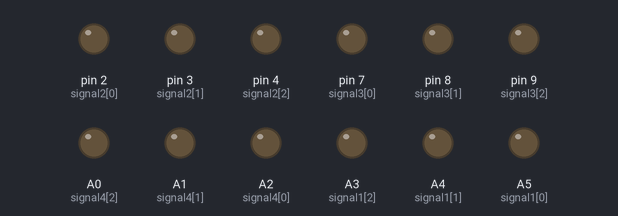
A sketch run on a simulated Arduino Uno, built with avr-gcc and run on an emulated ATmega328P. Shown: output pins drawn as LEDs (lit = HIGH).

Above: at 0.3 s.
At 4.1 s:
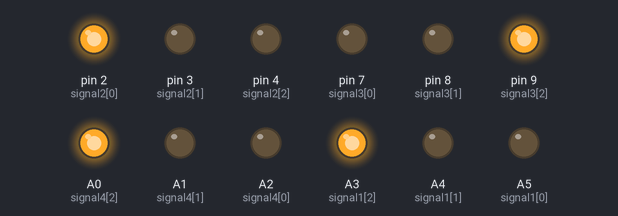
At 6.6 s:
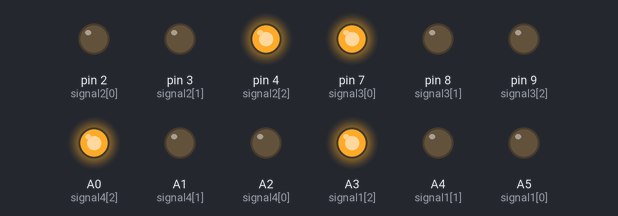
At 7.9 s:
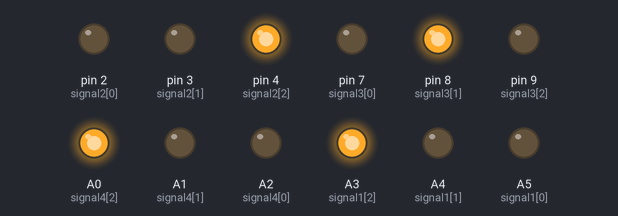
At 9.2 s:
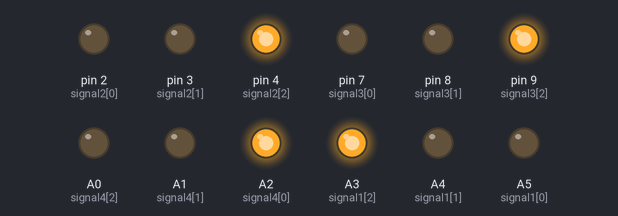
At 11.8 s:
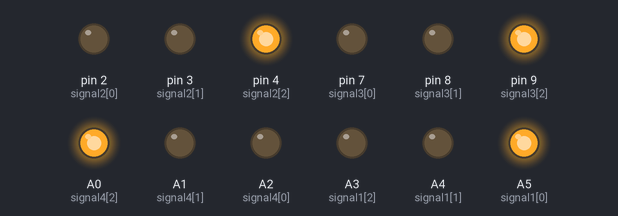
Timing chart, 0 to 13.3 s (numbered marks = the images above):
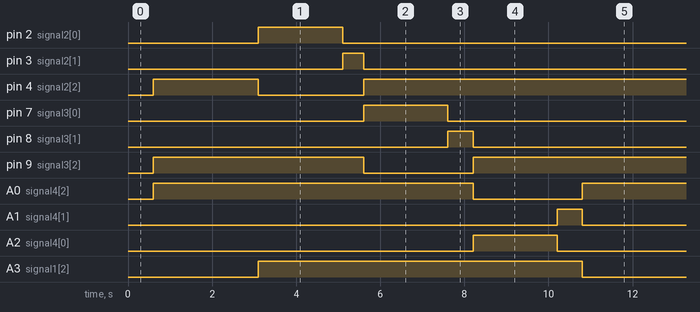

Measured:
- by itself, pin 2 (signal2[0]), pin 7 (signal3[0]), A5 (signal1[0]): alternates HIGH for 2.0 s and LOW for 8.2 s
- by itself, pin 3 (signal2[1]): alternates HIGH for 0.50 s and LOW for 9.7 s
- by itself, pin 4 (signal2[2]): repeats every 10.2 s: LOW 2.5 s, HIGH 7.7 s
- by itself, pin 8 (signal3[1]), A4 (signal1[1]): alternates HIGH for 0.50 s and LOW for 9.6 s
- by itself, pin 9 (signal3[2]): repeats every 10.2 s: LOW 2.6 s, HIGH 7.6 s
- by itself, A0 (signal4[2]): alternates HIGH for 7.6 s and LOW for 2.6 s
- by itself, A1 (signal4[1]): alternates HIGH for 0.60 s and LOW for 9.6 s
- by itself, A2 (signal4[0]): alternates HIGH for 2.0 s and LOW for 8.1 s

The sketch:

ir_traffic_rx_no_delay.ino
```cpp
#include <IRremote.h>

int signal1[] = {A5, A4, A3};
int signal2[] = {2, 3, 4};
int signal3[] = {7, 8, 9};
int signal4[] = {A2, A1, A0};

unsigned long previousMillis = 0;
long interval = 500;
long gdelay = 500;
long ydelay = 2000;
long holddelay = 15000;

int counter = 0;
int holdcounter = 0;

bool onhold = false;


void setup() {
  Serial.begin(9600);
  for (int i = 0; i < 3; i++) {
    pinMode(signal1[i], OUTPUT);
    pinMode(signal2[i], OUTPUT);
    pinMode(signal3[i], OUTPUT);
    pinMode(signal4[i], OUTPUT);
  }

  IrReceiver.begin(11, DISABLE_LED_FEEDBACK);

  // digitalWrite(signal1[0] , HIGH);
  // digitalWrite(signal2[2] , HIGH);
  // digitalWrite(signal3[2] , HIGH);
  // digitalWrite(signal4[2] , HIGH);
}

void loop() {
  unsigned long currentMillis = millis();

  check_ir();

  if (currentMillis - previousMillis >= interval) {
    previousMillis = currentMillis;

    if (holdcounter != 0 && onhold == true) holdcounter = 0;

    if (holdcounter == 0) {
      onhold = false;
    }
    else if (holdcounter == 1 && onhold != true) {
      // Serial.println("holding sig1");
      all_low();
      digitalWrite(signal1[0], HIGH);
      digitalWrite(signal2[2], HIGH);
      digitalWrite(signal3[2], HIGH);
      digitalWrite(signal4[2], HIGH);
      counter = 0;
      onhold = true;
      holdcounter = 0;
      interval = holddelay;
    }
    else if (holdcounter == 2 && onhold != true) {
      // Serial.println("holding sig2");
      all_low();
      digitalWrite(signal1[2], HIGH);
      digitalWrite(signal2[0], HIGH);
      digitalWrite(signal3[2], HIGH);
      digitalWrite(signal4[2], HIGH);
      counter = 0;
      onhold = true;
      holdcounter = 0;
      interval = holddelay;
    }
    else if (holdcounter == 3 && onhold != true) {
      // Serial.println("holding sig3");
      all_low();
      digitalWrite(signal1[2], HIGH);
      digitalWrite(signal2[2], HIGH);
      digitalWrite(signal3[0], HIGH);
      digitalWrite(signal4[2], HIGH);
      counter = 0;
      onhold = true;
      holdcounter = 0;
      interval = holddelay;
    }
    else if (holdcounter == 4 && onhold != true) {
      // Serial.println("holding sig4");
      all_low();
      digitalWrite(signal1[2], HIGH);
      digitalWrite(signal2[2], HIGH);
      digitalWrite(signal3[2], HIGH);
      digitalWrite(signal4[0], HIGH);
      counter = 0;
      onhold = true;
      holdcounter = 0;
      interval = holddelay;
    }

    if (onhold != true) {

      if (counter == 0) {
        //all_low();
        digitalWrite(signal4[1], LOW);
        digitalWrite(signal4[2], HIGH);
        digitalWrite(signal1[2], LOW);
        digitalWrite(signal1[0], HIGH);
        // for hold
        digitalWrite(signal2[2], HIGH);
        digitalWrite(signal3[2], HIGH);
        digitalWrite(signal4[2], HIGH);
        digitalWrite(signal2[0], LOW);
        digitalWrite(signal3[0], LOW);
        digitalWrite(signal4[0], LOW);
        counter++;
        interval = ydelay;
      }
      else if (counter == 1) {
        digitalWrite(signal1[0], LOW);
        digitalWrite(signal1[1], HIGH);
        counter++;
        interval = gdelay;
      }
      else if (counter == 2) {
        digitalWrite(signal1[1], LOW);
        digitalWrite(signal1[2], HIGH);
        digitalWrite(signal2[2], LOW);
        digitalWrite(signal2[0], HIGH);
        counter++;
        interval = ydelay;
      }
      else if (counter == 3) {
        digitalWrite(signal2[0], LOW);
        digitalWrite(signal2[1], HIGH);
        counter++;
        interval = gdelay;
      }
      else if (counter == 4) {
        digitalWrite(signal2[1], LOW);
        digitalWrite(signal2[2], HIGH);
        digitalWrite(signal3[2], LOW);
        digitalWrite(signal3[0], HIGH);
        counter++;
        interval = ydelay;
      }
      else if (counter == 5) {
        digitalWrite(signal3[0], LOW);
        digitalWrite(signal3[1], HIGH);
        counter++;
        interval = gdelay;
      }
      else if (counter == 6) {
        digitalWrite(signal3[1], LOW);
        digitalWrite(signal3[2], HIGH);
        digitalWrite(signal4[2], LOW);
        digitalWrite(signal4[0], HIGH);
        counter++;
        interval = ydelay;
      }
      else if (counter == 7) {
        digitalWrite(signal4[0], LOW);
        digitalWrite(signal4[1], HIGH);
        counter = 0;
        interval = gdelay;
      }
    }
  }
  delay(100);
}

void check_ir() {
  if (IrReceiver.decode()) {
    //IrReceiver.printIRResultShort(&Serial);
    IrReceiver.resume();

    if (IrReceiver.decodedIRData.address == 0x0102) {
      if (IrReceiver.decodedIRData.command == 0x30) {
        // Serial.println("got 0x30");
        //holdcounter = 0;
      }
      else if (IrReceiver.decodedIRData.command == 0x31 && holdcounter != 1) {
        //Serial.println("got 0x31");
        holdcounter = 1;
      }
      else if (IrReceiver.decodedIRData.command == 0x32 && holdcounter != 2) {
        //Serial.println("got 0x32");
        holdcounter = 2;
      }
      else if (IrReceiver.decodedIRData.command == 0x33 && holdcounter != 3) {
        //Serial.println("got 0x33");
        holdcounter = 3;
      }
      else if (IrReceiver.decodedIRData.command == 0x34 && holdcounter != 4) {
        //Serial.println("got 0x34");
        holdcounter = 4;
      }
    }
  }
  // Serial.print(" hc in irc : ");
  // Serial.println(holdcounter);
}

void all_low() {
  for (int i = 0; i < 3; i++) {
    digitalWrite(signal1[i], LOW);
    digitalWrite(signal2[i], LOW);
    digitalWrite(signal3[i], LOW);
    digitalWrite(signal4[i], LOW);
  }
}
```
